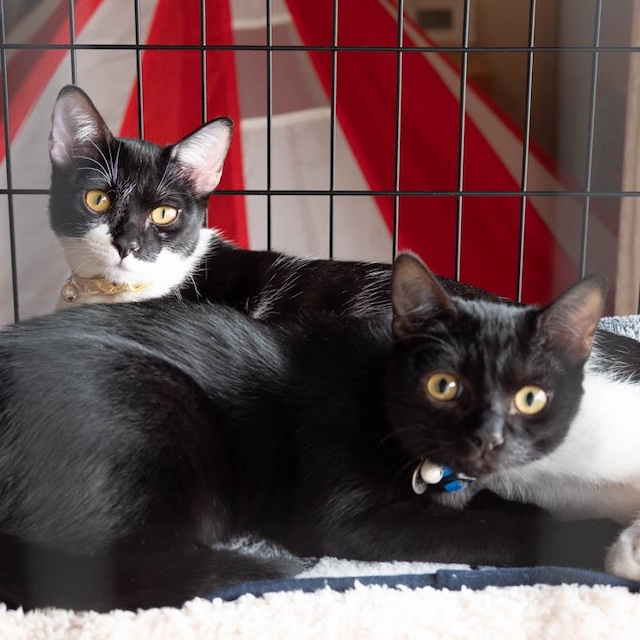
#> input picture data/sample_cat_01.jpg, 640 x 640 px, found by its file name
$ python resize.py
#> lines starting #> are read from the running program, lines starting #| are printed output that depends on the picture
import cv2

input_img = cv2.imread('./data/sample_cat_01.jpg')
#> input_img is the input picture: shape (640, 640, 3); mean B, G, R 80.4, 78.7, 102.1
output_img = cv2.resize(input_img, dsize=(100, 100))
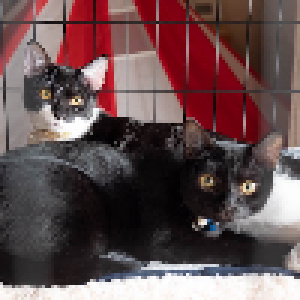
#> output_img: shape (100, 100, 3) (shown 3 times larger); mean B, G, R 80.4, 78.7, 102.2
cv2.imwrite('output.jpg', output_img)

$ run again, with data/sample_cat_02.jpg copied over data/sample_cat_01.jpg
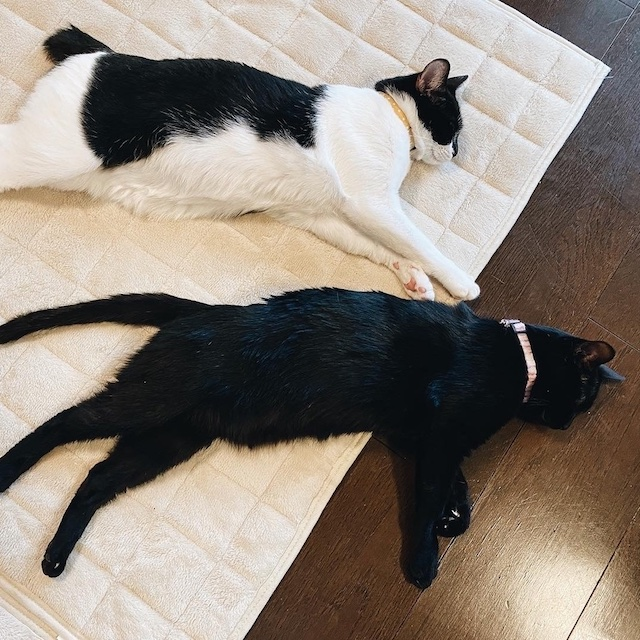
#> input picture data/sample_cat_02.jpg, 640 x 640 px, found by its file name
#> input_img is the input picture: shape (640, 640, 3); mean B, G, R 120.8, 130, 139.7
#> `output_img = cv2.resize(input_img, dsize=(100, 100))`:
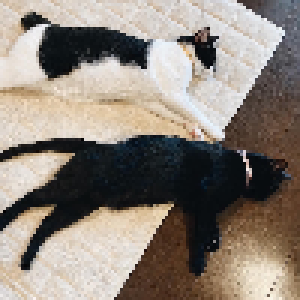
#> output_img: shape (100, 100, 3) (shown 3 times larger); mean B, G, R 120.8, 130, 139.7
